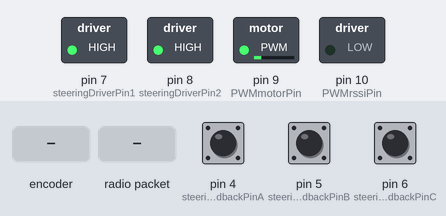
A sketch run on a simulated Arduino Uno, built with avr-gcc and run on an emulated ATmega328P. Parts: switched loads named in the sketch (green lamp = pin HIGH). The inputs (shaded band) are chosen by the test bench; at power-on: pin 6 (steeringFeedbackPinC) HIGH, pin 4 (steeringFeedbackPinA) HIGH, pin 5 (steeringFeedbackPinB) HIGH. No radio packets arrive unless stated; what the sketch prints to the serial monitor is not drawn.

Above: at 1.2 s.
1.3 s: rotary encoder on pin 4 (steeringFeedbackPinA) / pin 5 (steeringFeedbackPinB) turned 3 steps (first pin leading)
At 2.1 s:
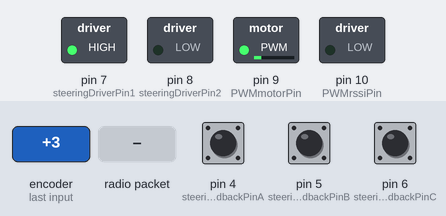
3.4 s: radio packet "1" arrives
At 3.65 s:
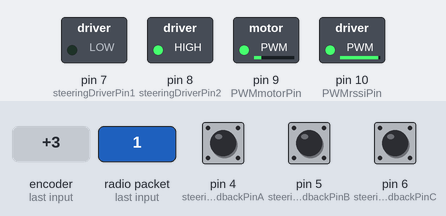
5.4 s: pin 6 (steeringFeedbackPinC) pulled LOW for 0.15 s
At 6.7 s:
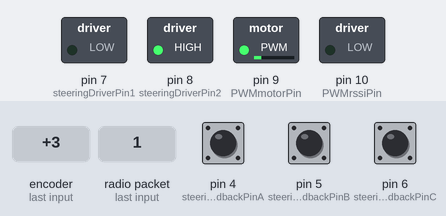
Timing chart, 0 to 8.4 s (numbered marks = the images above; inputs shaded):
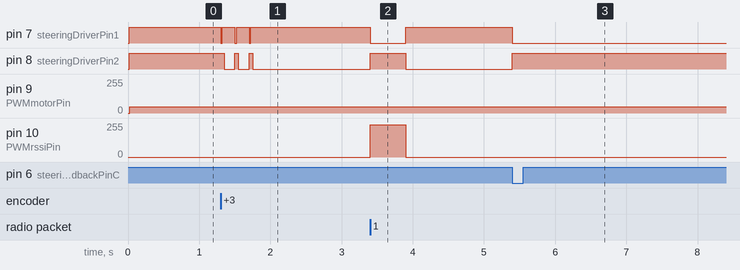

The sketch:

vehicleV2.ino
```cpp
#include "drv8871.h"
#include <SPI.h>
#include <LoRa.h> //https://github.com/sandeepmistry/arduino-LoRa

//Pins:
const int steeringFeedbackPinA = 4;
const int steeringFeedbackPinB = 5;
const int steeringFeedbackPinC = 6;
const int steeringDriverPin1 = 7;
const int steeringDriverPin2 = 8;
const int PWMmotorPin = 9;
const int PWMrssiPin = 10;


const int LoRaSSPin = A0; //output
const int LoRaResetPin = A1; //output
const int LoRaDioPin = A2; //input

//Constants:
const int failsafeTimeout = 500; //ms
const uint8_t failsafeVal = 0b01011011;
const unsigned int STOP_PWM_VAL = 127;

//Variables:
uint8_t rx=0;
int rssi=-150;
unsigned long nextFailsafeTimeout = 0;
int previousState = 0; //holds steering feedback position from last read.


//Objects:
DRV8871 steeringDriver(steeringDriverPin1,steeringDriverPin2);

void noTurn(){
  steeringDriver.brake();
}

void turnLeft(){
  steeringDriver.reverse();
}

void turnRight(){
  steeringDriver.forward();
}
float SNR_MINIMUM=-12.5;

void  setup()  {
  Serial.begin(115200);
  //while(!Serial);
  LoRa.setPins(LoRaSSPin, LoRaResetPin, LoRaDioPin);
  if (!LoRa.begin(433E6)) {
    Serial.println("Starting LoRa failed!");
    while (1);
  }

  //READ THIS: https://forum.arduino.cc/t/what-is-lora/595381
  //LoRa.enableCrc();
  LoRa.setSpreadingFactor(9); //https://github.com/sandeepmistry/arduino-LoRa/blob/master/API.md#spreading-factor

/*
SNR Limits for Spreading factor:

SF7 -7.5dB
SF8 -10dB
SF9 -12.5dB
SF10 -15dB
SF11 -17.5dB
SF12 -20dB
*/


  LoRa.setSignalBandwidth(125E3); //default: 125E3  - https://github.com/sandeepmistry/arduino-LoRa/blob/master/API.md#signal-bandwidth
  //void LoRaClass::setGain(uint8_t gain) //default: AGC


  /* PRESCALE DIVIDER FOR PWM FRQ ON PINS 9 and 10:
  16'000'000 / 256 / 2 = 31250Hz
  0x01 1 31250
  0x02 8 3906.25
  0x03 64 488.28125
  0x04 256 122.0703125
  0x05 1024 30.517578125
  */
  TCCR1B = TCCR1B & 0b11111000 | 0x04; // <- Works.
  //TCCR1B = TCCR1B & 0b11111000 | 0x05;
  pinMode(steeringFeedbackPinA,INPUT_PULLUP);
  pinMode(steeringFeedbackPinB,INPUT_PULLUP);
  pinMode(steeringFeedbackPinC,INPUT_PULLUP);
  pinMode(PWMmotorPin,OUTPUT);
  pinMode(PWMrssiPin,OUTPUT);

  Serial.println("Good to go!");
  }

int rssiPWM = 0;

void loop()  {

  if(millis() > nextFailsafeTimeout) {
    rx = failsafeVal;
    rssi = -150;
    rssiPWM = 0;

  }

  if(LoRa.parsePacket()){
      rx = (uint8_t)LoRa.read();
      //rssi = LoRa.packetRssi();
      //TODO: Have a look at LoRa.packetSnr()
      rssi=LoRa.packetSnr();
      rssiPWM = map(rssi,SNR_MINIMUM,10,0,255);
      if(LoRa.available()) LoRa.flush(); //flush the RX buffer...

      //Serial.print("RX!: ");
      //Serial.print(rx,BIN);
      //Serial.print(",");// with RSSI: ");
      //Serial.print(rssi);
      //Serial.print(',');
      //Serial.print(millis()-(nextFailsafeTimeout-failsafeTimeout)); //milliseconds since last RX
      //Serial.println();

      nextFailsafeTimeout = millis() + failsafeTimeout;
    }


  //Report RSSI over PWM to OSD :D
  analogWrite(PWMrssiPin,rssiPWM);

  //Parse received data:
  int throttle = -3+(rx&0b00000111); //RX: 0 -> 6 , want: -3 -> 3
  int steering = (-3+((rx&0b00111000)>>3))*(-1); //-3 -> 3 (-1 reverses steering direction.)
  uint8_t speedFactor = (rx&0b11000000)>>6; //1-3

  //Handle speed:
                      //    1-3                -3-3
  int throttlePWMdiff = speedFactor * 14 * throttle; // 127/(3*3) = 14.11
  uint8_t pwmVal = STOP_PWM_VAL + throttlePWMdiff;
  int mapVal = map(pwmVal,0,255,32,62);
  analogWrite(PWMmotorPin, mapVal);


  //Handle steering:
  previousState = readSteeringFeedback();
  int steeringDelta = steering-previousState;
  if(steeringDelta==0) noTurn(); //need to go nowhere
  else if(steeringDelta<0) turnLeft();
  else if(steeringDelta>0) turnRight();
  /*
  Serial.print(steering);
  Serial.print(',');
  Serial.print(previousState);
  Serial.print(',');
  Serial.println(steeringDelta);
  */
/*
  Serial.print(rx,BIN);
  Serial.print(" ");

  Serial.print(rssi);
  Serial.print(" ");
  Serial.print(throttle);
  Serial.print(" ");

  Serial.print(pwmVal);
  Serial.print(" ");
  Serial.print(mapVal);

  Serial.print(" ");
  Serial.print(speedFactor);
  Serial.print(" ");
  Serial.print(steering);
  */
  //Serial.println();

}

int readSteeringFeedback(){ //negative is turning left!
  int aState = digitalRead(steeringFeedbackPinA);
  int bState = digitalRead(steeringFeedbackPinB);
  int cState = digitalRead(steeringFeedbackPinC);
/*
  Serial.print(aState);
  Serial.print(" ");
  Serial.print(bState);
  Serial.print(" ");
  Serial.println(cState);
*/
  if( aState & bState & cState ) return previousState; //non-discrete in-between-state with all pins high - Keep moving the steering.
  //Now we know the feedback is in a discrete state:
  if( bState ) return 2-cState+aState; //Steering feedback is positive (1,2,3)
  else if ( cState & !aState ) return 0; // A=0, B=0; C=1
  else return -3+aState+cState; //-3,-2,-1
}
```

drv8871.cpp
```cpp
/*
  drv8871.cpp - Library for interfacing the DRV8871 DC motor driver.
  Created by robotto, January 9, 2022.
  Released into the public domain.

DRV8871 has two input pins, and two output pins:

|------------------------------------|
| IN1 | IN2 || OUT1 | OUT2 | Note    |
|------------------------------------|
|  0  |  0  || HI-Z | HI-Z | Coast   |
|------------------------------------|
|  0  |  1  ||  L   |  H   | Reverse |
|------------------------------------|
|  1  |  0  ||  H   |  L   | Forward |
|------------------------------------|
|  1  |  1  ||  L   |  L   | Brake   |
|------------------------------------|
*/
#include "Arduino.h"
#include "drv8871.h"

DRV8871::DRV8871(int pin1, int pin2){
  pinMode(pin1, OUTPUT);
  pinMode(pin2, OUTPUT);
  coast();

  _pin1 = pin1;
  _pin2 = pin2;
}

void DRV8871::brake(){
  digitalWrite(_pin1, HIGH);
  digitalWrite(_pin2, HIGH);
}

void DRV8871::forward(){
  digitalWrite(_pin1, HIGH);
  digitalWrite(_pin2, LOW);
}

void DRV8871::reverse(){
  digitalWrite(_pin1, LOW);
  digitalWrite(_pin2, HIGH);
}

void DRV8871::coast(){
  digitalWrite(_pin1, LOW);
  digitalWrite(_pin2, LOW);
}
```

drv8871.h
```cpp
/*
  drv8871.h - Library for interfacing the DRV8871 DC motor driver.
  Created by robotto, January 9, 2022.
  Released into the public domain.

DRV8871 has two input pins, and two output pins:

|------------------------------------|
| IN1 | IN2 || OUT1 | OUT2 | Note    |
|------------------------------------|
|  0  |  0  || HI-Z | HI-Z | Coast   |
|------------------------------------|
|  0  |  1  ||  L   |  H   | Reverse |
|------------------------------------|
|  1  |  0  ||  H   |  L   | Forward |
|------------------------------------|
|  1  |  1  ||  L   |  L   | Brake   |
|------------------------------------|
*/

#ifndef DRV8871_h
#define DRV8871_h

#include "Arduino.h"

class DRV8871
{
  public:
    DRV8871(int pin1, int pin2);
    void brake();
    void forward();
    void reverse();
    void coast();
  private:
    int _pin1;
    int _pin2;
};

#endif
```

Measured:
- after the input at 1.3 s, pin 7 (steeringDriverPin1): alternates HIGH for 0.17 s and LOW for 0.03 s, 6 changes in all, then stays HIGH, starting at once; pin 8 (steeringDriverPin2): alternates HIGH for 0.05 s and LOW for 0.15 s, 5 changes in all, then stays LOW, starting after 0.05 s
- after the input at 3.4 s, pin 7 (steeringDriverPin1): HIGH → LOW at once, → HIGH 0.50 s later; pin 8 (steeringDriverPin2): LOW → HIGH at once, → LOW 0.50 s later; pin 10 (PWMrssiPin): 0/255 → 243/255 at once, → 0/255 0.50 s later
- after the input at 5.4 s, pin 7 (steeringDriverPin1): HIGH → LOW at once; pin 8 (steeringDriverPin2): LOW → HIGH at once
